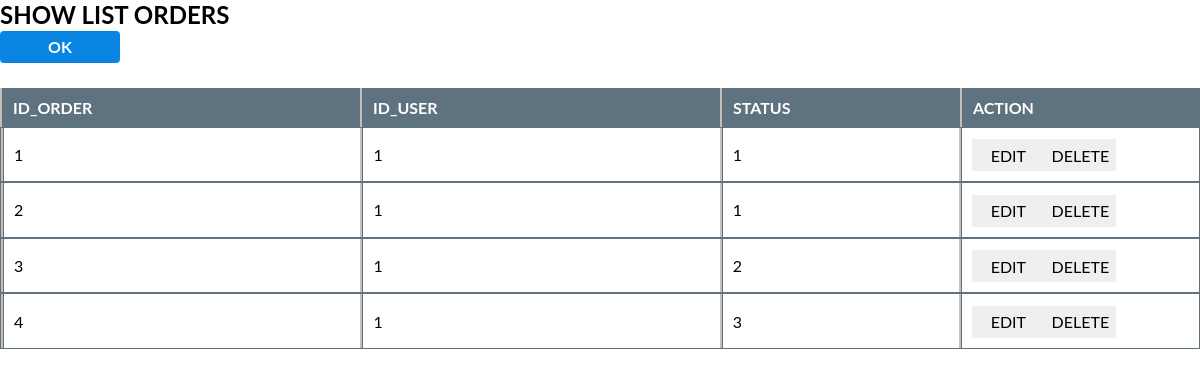
The page /resources/processing/order_list.php on the database as committed earlier.
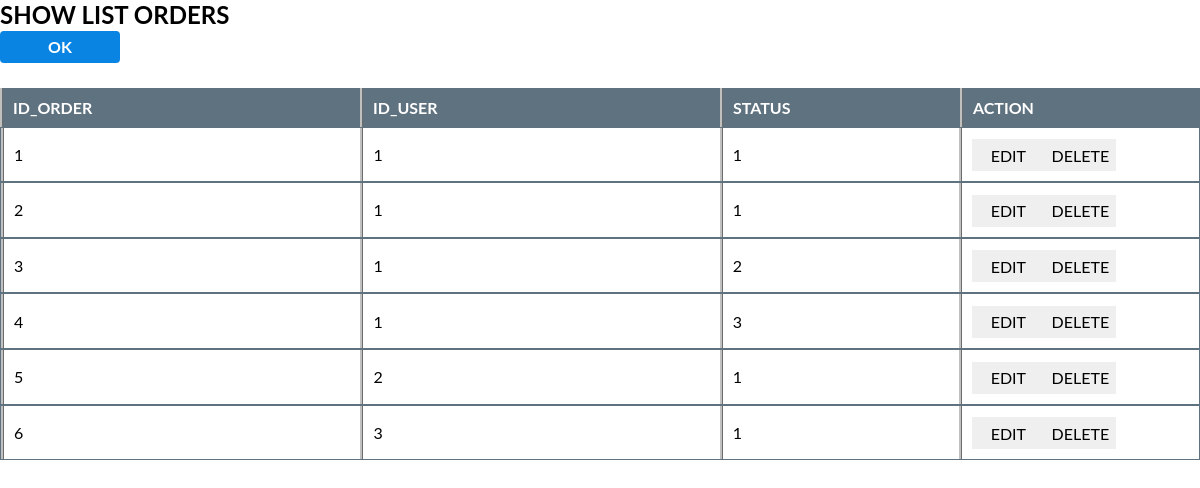
The same page on the database as committed later.
### tables this page shows
create table orders(
  ID_order int primary key auto_increment,
  ID_user int,
  datee varchar(50),
  status int,
  FOREIGN KEY (ID_user) REFERENCES users (ID_user) on delete cascade
);

### resources/data/order_data.php (called while the page is built, shortened)
<?php
require_once 'connect.php';
class orders
{
  public function get()
  {
    $conn1 = new connect_data();
    $data = $conn1->connect();
    $sql = "select * from orders";
    return $conn1->req($data, $sql);
  }
}
?>

### resources/data/connect.php (called while the page is built, shortened)
<?php
class connect_data
{
    public function req($database,$sql){
        return mysqli_query($database, $sql);
    }
}
?>

### resources/processing/order_list.php (the view, shortened to what this page needs)
<!DOCTYPE html>
<html lang="en">
<head>
    <link rel="stylesheet" href="../css/menu.css">
    <link rel="stylesheet" href="../css/admin.css">
</head>
<body>
    <h2>SHOW LIST ORDERS</h2>
    <a href="">
        <button class="add_btn"><i class="fas fa-plus"></i>OK</button>
    </a>
    <div class="content_table">
        <div class="content_orders_main" style="margin-top: 3vh;">
            <div class="orders_main1">ID_ORDER</div>
            <div class="orders_main2">ID_USER</div>
            <div class="orders_main3">STATUS</div>
            <div class="orders_main4">ACTION</div>
        </div>
        <?php
        require '../data/order_data.php';
        $orders = new orders();
        $result = $orders->get();
        while ($row = mysqli_fetch_array($result)) {
        ?>
            <div class="content_store_item">
                <div class="orders_item1"><?php echo $row['ID_order']; ?></div>
                <div class="orders_item2"><?php echo $row['ID_user']; ?></div>
                <div class="orders_item3"><?php echo $row['status']; ?></div>
                <div class="orders_item4" style="display: flex;">
                    <button type="submit" id="#profil1">EDIT</button>
                    <button type="submit" name="delete" class="ml-sm-3">DELETE</button>
                </div>
            </div>
        <?php } ?>
    </div>
</body>
</html>

### resources/css/admin.css (style rules this page uses)
* { padding: 0; margin: 0; border: none; font-family: 'Lato', sans-serif; box-sizing: border-box; }
html { background-color: white; text-rendering: optimizeLegibility; }
button { width: 9vh; height: 4vh; font-size: medium; margin-top: 0.2vh; }
.content_orders_main, .content_orders_item { display: flex; }
.content_orders_main { background-color: #5f727f; color: white; font-weight: bold; }
.orders_item1, .orders_item2, .orders_item3, .orders_item4, .orders_main1, .orders_main2, .orders_main3, .orders_main4 { padding: 10px; display: flex; border-left: ridge silver; align-items: center; }
.orders_main1, .orders_item1 { width: 30%; }
.orders_main2, .orders_item2 { width: 30%; }
.orders_main3, .orders_item3 { width: 20%; }
.orders_main4, .orders_item4 { width: 20%; }
.content_store_main, .content_store_item { display: flex; }
.content_store_item { border: 1px solid #5f727f; }
.add_btn { background-color: #0984e3; font-weight: bold; color: white; border-radius: 4px; border: 2px solid #0984e3; width: 10%; margin-bottom: 1px; }
a { text-decoration: none; }

Rows that differ between the two databases and show on the page:
added orders: ID_order "5", ID_user "2", status "1"
added orders: ID_order "6", ID_user "3", status "1"
